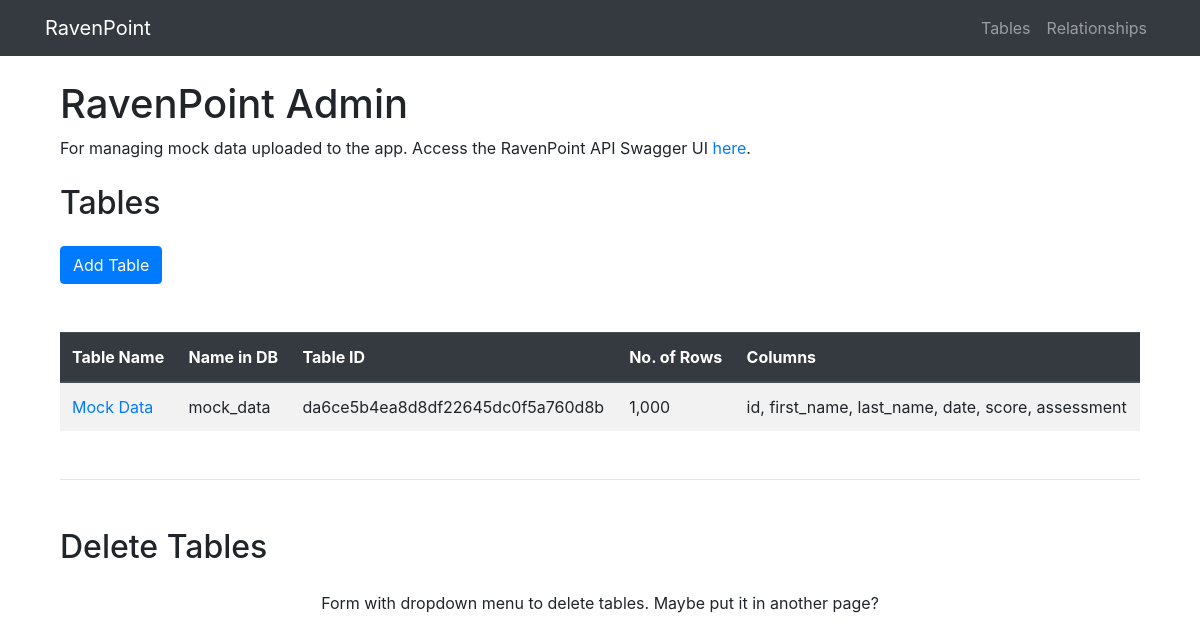
Before: / with the older database file.
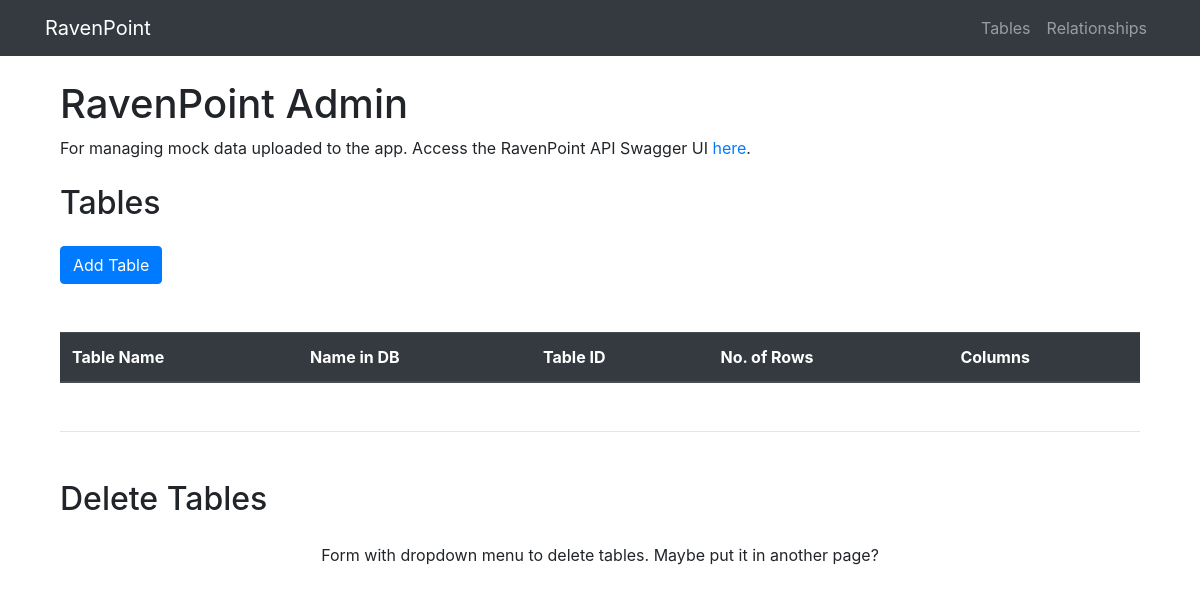
After: the same page with the newer database file.
### project/models.py (models this page shows, shortened)
class Table(db.Model):
  __tablename__ = 'tables'
  id = db.Column(db.String(128), primary_key=True)
  table_name = db.Column(db.String(256), unique=True, index=True)
  table_db_name = db.Column(db.String(256))

### project/admin/views.py (the view, shortened to what this page needs)
@admin.route('/', methods=['GET', 'POST'])
def index():
    form = UploadData()
    conn = sqlite3.connect(conn_string)
    all_tables = get_all_table_names(conn)
    table_metadata = get_all_table_metadata(conn, all_tables)
    conn.close()
    return render_template('index.html', form=form, tables=table_metadata.to_dict('records'))

### project/utils.py (called while the page is built)
def get_all_table_names(conn):
  df = pd.read_sql(
    'SELECT * from tables',
    conn
  )
  return df

def get_all_table_metadata(conn, tables):
  nrows = []
  all_columns = []
  for table_name in tables.table_db_name:
      cursor = conn.execute(f"SELECT * FROM {table_name}")
      columns = ', '.join(list(map(lambda x: x[0], cursor.description)))
      all_columns.append(columns)
      cursor = conn.execute(f"SELECT COUNT(*) FROM {table_name}")
      table_nrows = cursor.fetchone()[0]
      nrows.append(table_nrows)
  output = tables.copy()
  output['nrows'] = nrows
  output['columns'] = all_columns
  return output

### project/admin/templates/index.html (shortened to what this page needs)
{% extends 'base.html' %}
{% block content %}
<div class="container mt-4">
  <h1>RavenPoint Admin</h1>
  <p>
    For managing mock data uploaded to the app.
    Access the RavenPoint API Swagger UI
    <a href="http://127.0.0.1:5000/ravenpoint/doc" target="_blank">here</a>.
  </p>
</div>
<div class="container mt-4">
  <h2>Tables</h2>
  <button type="button" class="btn btn-primary mt-3" data-toggle="modal" data-target="#addTableModal">
    Add Table
  </button>
</div>
<div class="container mt-5">
  <table class="table table-striped" id="all-tables">
    <thead class="thead-dark">
      <tr>
        <th scope="col">Table Name</th>
        <th scope="col">Name in DB</th>
        <th scope="col">Table ID</th>
        <th scope="col">No. of Rows</th>
        <th scope="col">Columns</th>
      </tr>
    </thead>
    <tbody>
      {% for table in tables %}
      <tr>
        <td>
          <a href="{{ url_for('admin.table_view', id=table.id) }}">
            {{ table.table_name }}
          </a>
        </td>
        <td>{{ table.table_db_name }}</td>
        <td>{{ table.id }}</td>
        <td>{{ "{:,}".format(table.nrows) }}</td>
        <td>{{ table.columns }}</td>
      </tr>
      {% endfor %}
    </tbody>
  </table>
</div>
<div class="container main mt-5">
  <hr>
</div>
<div class="container main mt-5">
  <h2>Delete Tables</h2>
  <div class="text-center mt-4">
    Form with dropdown menu to delete tables. Maybe put it in another page?
  </div>
</div>
{% endblock %}

### project/templates/base.html (shortened to what this page needs)
<!DOCTYPE html>
 <html class="no-js">
    <head>
        <link rel="stylesheet" href="https://cdn.jsdelivr.net/npm/bootstrap@4.6.1/dist/css/bootstrap.min.css">
        <link rel="stylesheet" href="https://cdn.datatables.net/1.10.20/css/dataTables.bootstrap4.min.css">
        <link rel="stylesheet" href="{{ url_for('static', filename='css/custom.css') }}">
    </head>
    <body>
        <nav class="navbar navbar-expand-lg navbar-dark bg-dark">
            <div class="container">
                <a class="navbar-brand" href="{{ url_for('admin.index') }}">
                    RavenPoint
                </a>
                <div class="collapse navbar-collapse" id="navbarSupportedContent">
                    <ul class="navbar-nav ml-auto">
                      <li class="nav-item">
                          <a class="nav-link" href="{{ url_for('admin.index') }}">Tables</a>
                      </li>
                      <li class="nav-item">
                          <a class="nav-link" href="{{ url_for('admin.relationships') }}">Relationships</a>
                      </li>
                    </ul>
                </div>
            </div>
        </nav>
        <div class="container">
            {% block content %}{% endblock %}
        </div>
    </body>
</html>

### project/static/css/custom.css (style rules this page uses)
th, td { white-space: no-wrap; }

Changed rows visible on the page:
removed Table: table_name "Mock Data", table_db_name "mock_data", id "da6ce5b4ea8d8df22645dc0f5a760d8b", nrows "1,000", columns "id, first_name, last_name, date, score, assessment"
